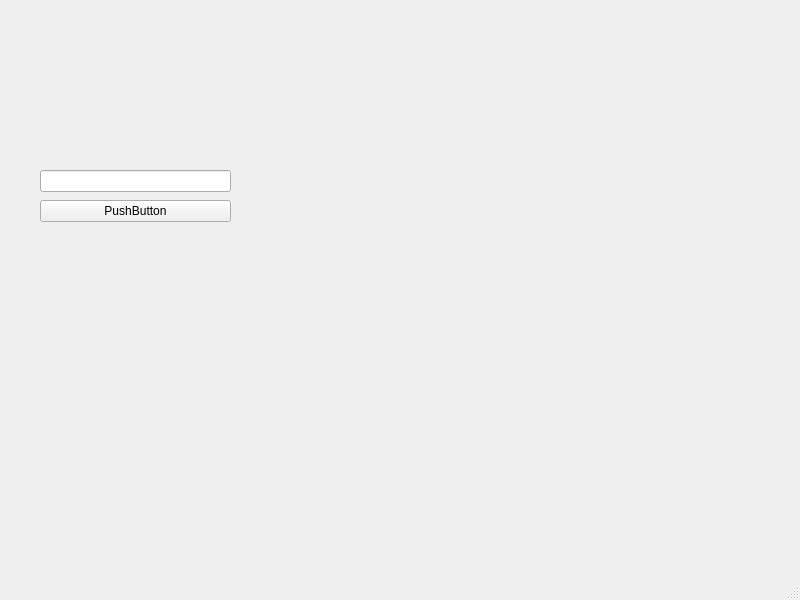
<?xml version="1.0" encoding="UTF-8"?>
<ui version="4.0">
 <class>MainScreen</class>
 <widget class="QMainWindow" name="MainScreen">
  <property name="geometry">
   <rect>
    <x>0</x>
    <y>0</y>
    <width>800</width>
    <height>600</height>
   </rect>
  </property>
  <property name="windowTitle">
   <string>MainWindow</string>
  </property>
  <widget class="QWidget" name="centralwidget">
   <widget class="QPushButton" name="pushButton">
    <property name="geometry">
     <rect>
      <x>40</x>
      <y>200</y>
      <width>191</width>
      <height>22</height>
     </rect>
    </property>
    <property name="text">
     <string>PushButton</string>
    </property>
   </widget>
   <widget class="QLineEdit" name="lineEdit">
    <property name="geometry">
     <rect>
      <x>40</x>
      <y>170</y>
      <width>191</width>
      <height>22</height>
     </rect>
    </property>
    <property name="maximumSize">
     <size>
      <width>191</width>
      <height>16777215</height>
     </size>
    </property>
   </widget>
  </widget>
  <widget class="QStatusBar" name="statusbar"/>
 </widget>
 <resources/>
 <connections/>
</ui>
